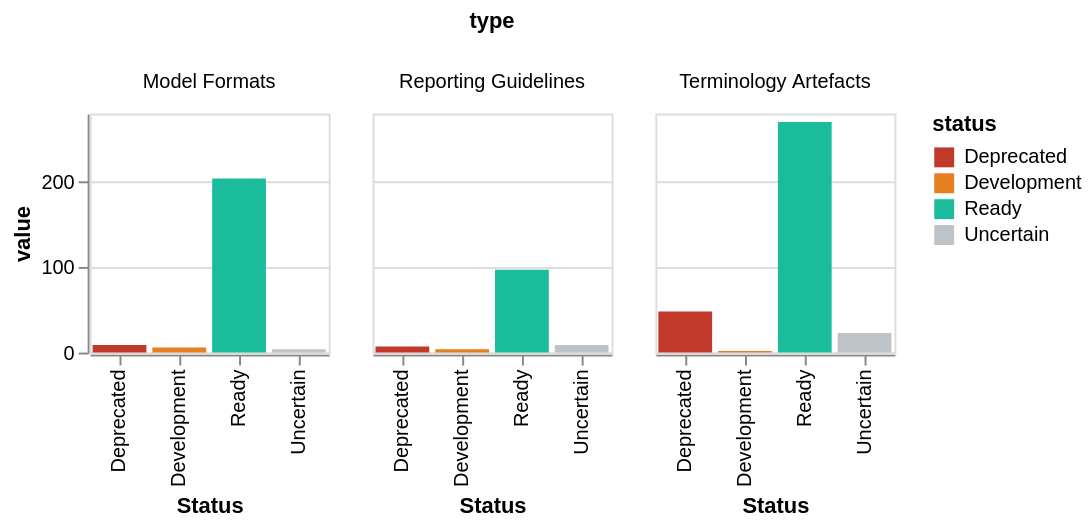

Vega-Lite specification stored for this chart:
### Vega-Lite specification from a JSON file in a GitHub repository (floating-point values rounded to 4 significant figures)
{"$schema": "https://vega.github.io/schema/vega-lite/v2.json", "data": {"values": [{"type": "Reporting Guidelines", "status": "Ready", "value": 97}, {"type": "Reporting Guidelines", "status": "Development", "value": 4}, {"type": "Reporting Guidelines", "status": "Uncertain", "value": 9}, {"type": "Reporting Guidelines", "status": "Deprecated", "value": 7}, {"type": "Model Formats", "status": "Ready", "value": 204}, {"type": "Model Formats", "status": "Development", "value": 6}, {"type": "Model Formats", "status": "Uncertain", "value": 4}, {"type": "Model Formats", "status": "Deprecated", "value": 9}, {"type": "Terminology Artefacts", "status": "Ready", "value": 270}, {"type": "Terminology Artefacts", "status": "Development", "value": 2}, {"type": "Terminology Artefacts", "status": "Uncertain", "value": 23}, {"type": "Terminology Artefacts", "status": "Deprecated", "value": 48}]}, "mark": "bar", "encoding": {"column": {"field": "type", "type": "nominal"}, "y": {"field": "value", "type": "quantitative"}, "x": {"field": "status", "type": "nominal", "axis": {"title": "Status"}}, "color": {"field": "status", "type": "nominal", "scale": {"range": ["#c0392b", "#e67e22", "#1abc9c", "#bdc3c7"]}}}, "config": {"facet": {"cell": {"strokeWidth": 0}}, "axis": {"domainWidth": 1}}, "width": 120, "height": 120}
